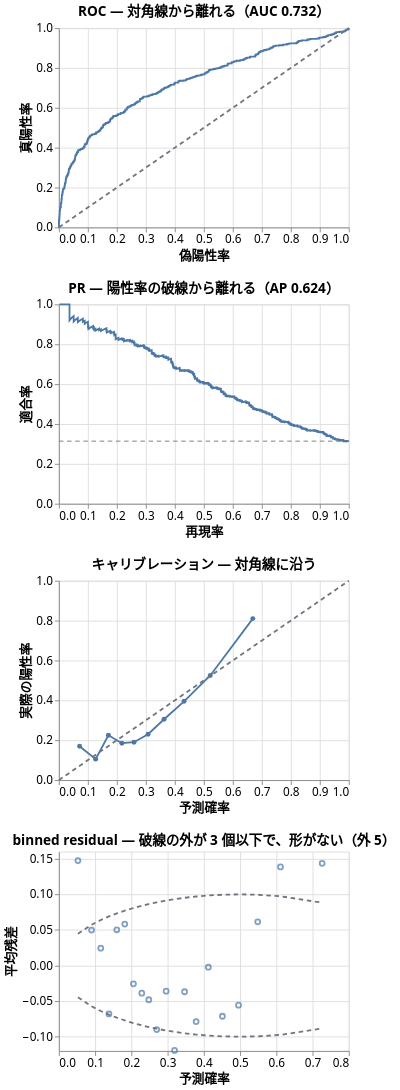

The Vega-Lite source for this figure:
### Vega-Lite specification from a JSON file in a GitHub repository (floating-point values rounded to 4 significant figures; data arrays with more than 128 entries replaced by an {"elided": "..."} marker saying what was removed)
{"$schema": "https://vega.github.io/schema/vega-lite/v6.json", "config": {"font": "system-ui, -apple-system, \"Hiragino Sans\", \"Noto Sans JP\", sans-serif", "axis": {"labelFontSize": 13, "titleFontSize": 14}, "title": {"fontSize": 15}}, "vconcat": [{"title": "ROC — 対角線から離れる（AUC 0.732）", "width": 320, "height": 220, "layer": [{"data": {"values": {"elided": "2001 records"}}, "mark": "line", "encoding": {"x": {"field": "f", "type": "quantitative", "title": "偽陽性率"}, "y": {"field": "t", "type": "quantitative", "title": "真陽性率"}}}, {"data": {"values": [{"a": 0, "b": 0}, {"a": 1, "b": 1}]}, "mark": {"type": "line", "strokeDash": [5, 4], "color": "#6e7781"}, "encoding": {"x": {"field": "a", "type": "quantitative"}, "y": {"field": "b", "type": "quantitative"}}}]}, {"title": "PR — 陽性率の破線から離れる（AP 0.624）", "width": 320, "height": 220, "layer": [{"data": {"values": {"elided": "2000 records"}}, "mark": "line", "encoding": {"x": {"field": "r", "type": "quantitative", "title": "再現率"}, "y": {"field": "p", "type": "quantitative", "title": "適合率", "scale": {"domain": [0, 1]}}}}, {"data": {"values": [{"v": 0.314}]}, "mark": {"type": "rule", "strokeDash": [5, 4], "color": "#6e7781"}, "encoding": {"y": {"field": "v", "type": "quantitative"}}}]}, {"title": "キャリブレーション — 対角線に沿う", "width": 320, "height": 220, "layer": [{"data": {"values": [{"mp": 0.07134, "my": 0.17, "resid": 0.09866, "hi": 0.03626, "lo": -0.03626}, {"mp": 0.1268, "my": 0.105, "resid": -0.0218, "hi": 0.04702, "lo": -0.04702}, {"mp": 0.1708, "my": 0.225, "resid": 0.05423, "hi": 0.05319, "lo": -0.05319}, {"mp": 0.2172, "my": 0.185, "resid": -0.03223, "hi": 0.05829, "lo": -0.05829}, {"mp": 0.259, "my": 0.19, "resid": -0.06897, "hi": 0.06193, "lo": -0.06193}, {"mp": 0.3076, "my": 0.23, "resid": -0.07758, "hi": 0.06524, "lo": -0.06524}, {"mp": 0.3628, "my": 0.305, "resid": -0.05777, "hi": 0.06795, "lo": -0.06795}, {"mp": 0.4318, "my": 0.395, "resid": -0.0368, "hi": 0.06997, "lo": -0.06997}, {"mp": 0.5222, "my": 0.525, "resid": 0.002847, "hi": 0.07051, "lo": -0.07051}, {"mp": 0.669, "my": 0.81, "resid": 0.141, "hi": 0.06573, "lo": -0.06573}]}, "mark": {"type": "line", "point": true}, "encoding": {"x": {"field": "mp", "type": "quantitative", "title": "予測確率"}, "y": {"field": "my", "type": "quantitative", "title": "実際の陽性率"}}}, {"data": {"values": [{"a": 0, "b": 0}, {"a": 1, "b": 1}]}, "mark": {"type": "line", "strokeDash": [5, 4], "color": "#6e7781"}, "encoding": {"x": {"field": "a", "type": "quantitative"}, "y": {"field": "b", "type": "quantitative"}}}]}, {"title": "binned residual — 破線の外が 3 個以下で、形がない（外 5）", "width": 320, "height": 220, "data": {"values": [{"mp": 0.05254, "my": 0.2, "resid": 0.1475, "hi": 0.04451, "lo": -0.04451}, {"mp": 0.09015, "my": 0.14, "resid": 0.04985, "hi": 0.05725, "lo": -0.05725}, {"mp": 0.1156, "my": 0.14, "resid": 0.02443, "hi": 0.06393, "lo": -0.06393}, {"mp": 0.138, "my": 0.07, "resid": -0.06803, "hi": 0.06897, "lo": -0.06897}, {"mp": 0.1598, "my": 0.21, "resid": 0.05025, "hi": 0.07326, "lo": -0.07326}, {"mp": 0.1818, "my": 0.24, "resid": 0.05821, "hi": 0.07712, "lo": -0.07712}, {"mp": 0.2057, "my": 0.18, "resid": -0.0257, "hi": 0.08083, "lo": -0.08083}, {"mp": 0.2288, "my": 0.19, "resid": -0.03876, "hi": 0.084, "lo": -0.084}, {"mp": 0.2481, "my": 0.2, "resid": -0.04806, "hi": 0.08637, "lo": -0.08637}, {"mp": 0.2699, "my": 0.18, "resid": -0.08988, "hi": 0.08877, "lo": -0.08877}, {"mp": 0.296, "my": 0.26, "resid": -0.03597, "hi": 0.09128, "lo": -0.09128}, {"mp": 0.3192, "my": 0.2, "resid": -0.1192, "hi": 0.09322, "lo": -0.09322}, {"mp": 0.3468, "my": 0.31, "resid": -0.03682, "hi": 0.09517, "lo": -0.09517}, {"mp": 0.3787, "my": 0.3, "resid": -0.07871, "hi": 0.097, "lo": -0.097}, {"mp": 0.4123, "my": 0.41, "resid": -0.002348, "hi": 0.09842, "lo": -0.09842}, {"mp": 0.4512, "my": 0.38, "resid": -0.07125, "hi": 0.09949, "lo": -0.09949}, {"mp": 0.4957, "my": 0.44, "resid": -0.05569, "hi": 0.09995, "lo": -0.09995}, {"mp": 0.5486, "my": 0.61, "resid": 0.06138, "hi": 0.09948, "lo": -0.09948}, {"mp": 0.6115, "my": 0.75, "resid": 0.1385, "hi": 0.09737, "lo": -0.09737}, {"mp": 0.7264, "my": 0.87, "resid": 0.1436, "hi": 0.08831, "lo": -0.08831}]}, "layer": [{"mark": "point", "encoding": {"x": {"field": "mp", "type": "quantitative", "title": "予測確率"}, "y": {"field": "resid", "type": "quantitative", "title": "平均残差"}}}, {"mark": {"type": "line", "strokeDash": [5, 4], "color": "#6e7781"}, "encoding": {"x": {"field": "mp", "type": "quantitative"}, "y": {"field": "hi", "type": "quantitative"}}}, {"mark": {"type": "line", "strokeDash": [5, 4], "color": "#6e7781"}, "encoding": {"x": {"field": "mp", "type": "quantitative"}, "y": {"field": "lo", "type": "quantitative"}}}]}]}
